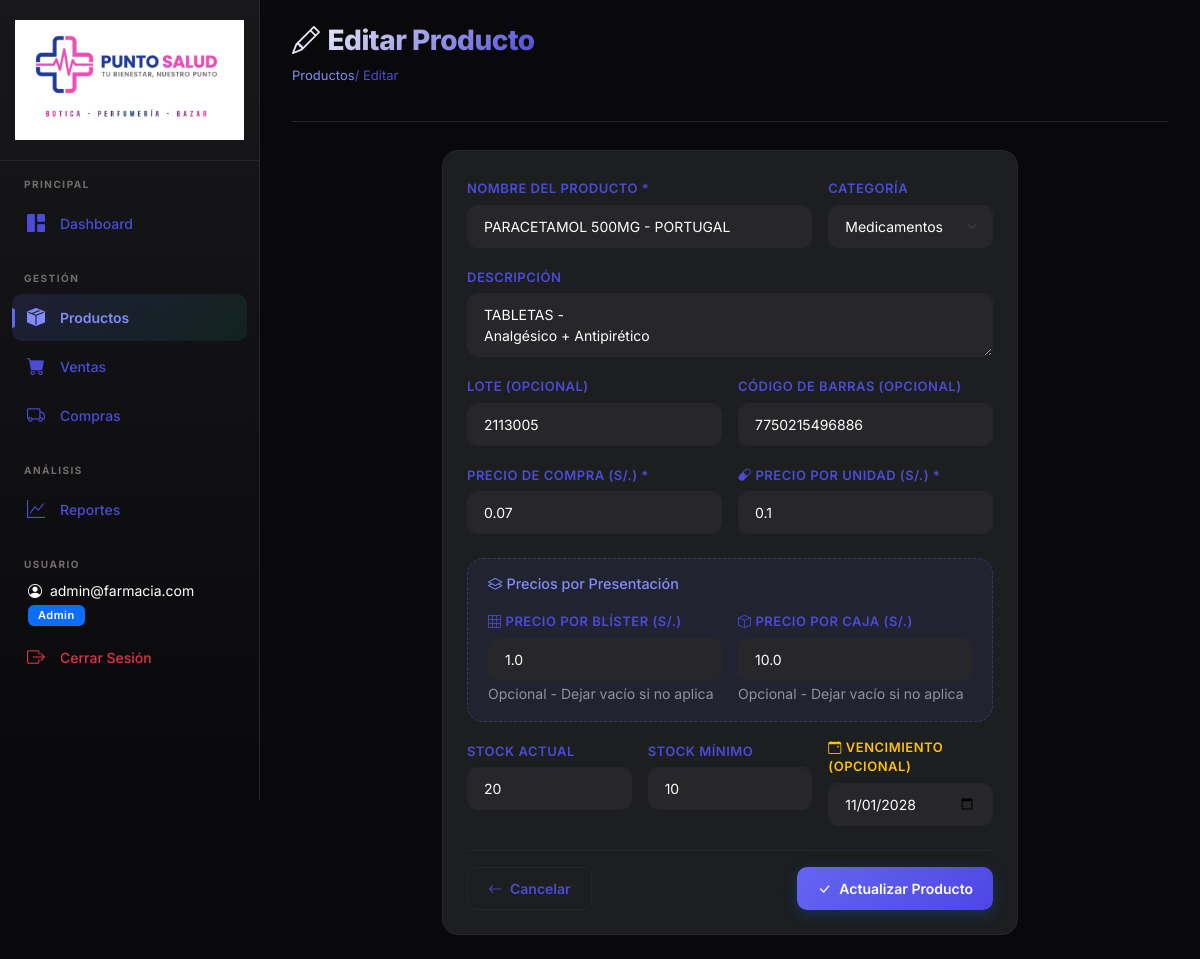
/productos/179/editar (signed in), run on an earlier commit of the app's database.
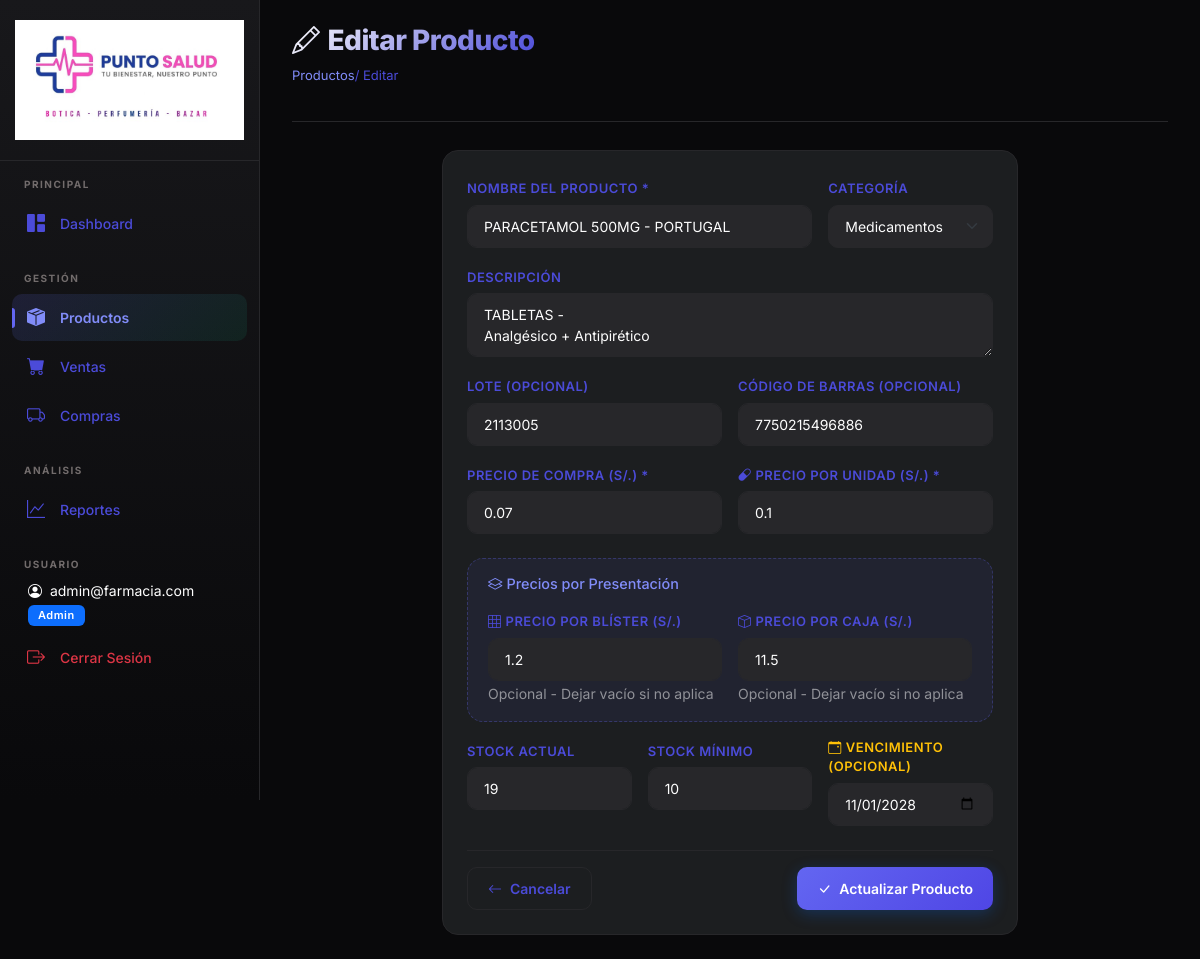
And on a later commit of the database.
### models.py (models this page shows, shortened)
class Usuario(UserMixin, db.Model):
    __tablename__ = 'usuarios'
    id = db.Column(db.Integer, primary_key=True)
    email = db.Column(db.String(120), unique=True, nullable=False)
    password_hash = db.Column(db.String(256), nullable=False)
    rol = db.Column(db.String(20), nullable=False, default='normal') # admin o normal
    fecha_creacion = db.Column(db.DateTime, default=datetime.now)
    @property
    def is_admin(self):
        return self.rol == 'admin'

class Producto(db.Model):
    __tablename__ = 'productos'
    id = db.Column(db.Integer, primary_key=True)
    nombre = db.Column(db.String(200), nullable=False)
    descripcion = db.Column(db.Text, nullable=True)
    categoria = db.Column(db.String(100), nullable=True, default='General')
    lote = db.Column(db.String(100), nullable=True)
    codigo_barras = db.Column(db.String(100), nullable=True, index=True)
    precio_compra = db.Column(db.Float, nullable=False, default=0.0)
    precio_venta = db.Column(db.Float, nullable=False, default=0.0)
    stock = db.Column(db.Integer, nullable=False, default=0)
    stock_minimo = db.Column(db.Integer, nullable=False, default=5)
    fecha_vencimiento = db.Column(db.Date, nullable=True)
    precio_blister = db.Column(db.Float, nullable=True, default=0.0)
    precio_caja = db.Column(db.Float, nullable=True, default=0.0)
    fecha_creacion = db.Column(db.DateTime, default=datetime.now)
    detalles_venta = db.relationship('DetalleVenta', backref='producto', lazy=True)
    detalles_compra = db.relationship('DetalleCompra', backref='producto', lazy=True)

### app.py (the view, shortened to what this page needs)
@app.route('/productos/<int:id>/editar', methods=['GET', 'POST'])
@login_required
def producto_editar(id):
    if not current_user.is_admin:
        flash('No tienes permisos para realizar esta acción.', 'danger')
        return redirect(url_for('productos_lista'))
    producto = Producto.query.get_or_404(id)
    return render_template('productos/formulario.html', producto=producto)

### templates/productos/formulario.html (shortened to what this page needs)
{% extends "base.html" %}
{% block content %}
<div class="page-header">
    <div>
        <h1><i class="bi bi-{{ 'pencil' if producto else 'plus-lg' }} me-2"></i>{{ 'Editar' if producto else 'Nuevo' }}
            Producto</h1>
        <span class="breadcrumb">
            <a href="{{ url_for('productos_lista') }}"
                style="color: var(--primary-light); text-decoration: none;">Productos</a>
            / {{ 'Editar' if producto else 'Nuevo' }}
        </span>
    </div>
</div>
<div class="row justify-content-center">
    <div class="col-md-8">
        <div class="card">
            <div class="card-body p-4">
                <form method="POST" id="form-producto">
                    <div class="row g-3">
                        <div class="col-md-8">
                            <label class="form-label">Nombre del Producto *</label>
                            <input type="text" name="nombre" class="form-control" required
                                value="{{ producto.nombre if producto else '' }}" placeholder="Ej: Paracetamol 500mg"
                                id="input-nombre">
                        </div>
                        <div class="col-md-4">
                            <label class="form-label">Categoría</label>
                            <select name="categoria" class="form-select" id="select-categoria">
                                {% set categorias = ['General', 'Medicamentos', 'Vitaminas', 'Higiene', 'Cuidado
                                Personal', 'Bebé', 'Primeros Auxilios', 'Equipos Médicos'] %}
                                {% for cat in categorias %}
                                <option value="{{ cat }}" {{ 'selected' if producto and producto.categoria==cat }}>{{
                                    cat }}</option>
                                {% endfor %}
                            </select>
                        </div>
                        <div class="col-12">
                            <label class="form-label">Descripción</label>
                            <textarea name="descripcion" class="form-control" rows="2"
                                placeholder="Descripción del producto (opcional)"
                                id="input-descripcion">{{ producto.descripcion if producto else '' }}</textarea>
                        </div>
                        <div class="col-md-6">
                            <label class="form-label">Lote (Opcional)</label>
                            <input type="text" name="lote" class="form-control"
                                value="{{ producto.lote if producto and producto.lote else '' }}"
                                placeholder="Ej: Lote ABC-1234" id="input-lote">
                        </div>
                        <div class="col-md-6">
                            <label class="form-label">Código de Barras (Opcional)</label>
                            <input type="text" name="codigo_barras" class="form-control"
                                value="{{ producto.codigo_barras if producto and producto.codigo_barras else '' }}"
                                placeholder="Ej: 775123456789" id="input-codigo-barras">
                        </div>
                        <div class="col-md-6">
                            <label class="form-label">Precio de Compra (S/.) *</label>
                            <input type="number" name="precio_compra" class="form-control" step="0.01" min="0" required
                                value="{{ producto.precio_compra if producto else '' }}" placeholder="0.00"
                                id="input-precio-compra">
                        </div>
                        <div class="col-md-6">
                            <label class="form-label" id="label-precio-venta">Precio de Venta (S/.) *</label>
                            <input type="number" name="precio_venta" class="form-control" step="0.01" min="0" required
                                value="{{ producto.precio_venta if producto else '' }}" placeholder="0.00"
                                id="input-precio-venta">
                        </div>
                        <div class="col-12" id="seccion-presentaciones" style="display: none;">
                            <div class="card mt-2" style="background: rgba(99, 102, 241, 0.08); border: 1px dashed rgba(99, 102, 241, 0.3);">
                                <div class="card-body py-3">
                                    <h6 class="mb-3" style="color: var(--primary-light); font-size: 0.9rem;">
                                        <i class="bi bi-layers me-1"></i>Precios por Presentación
                                    </h6>
                                    <div class="row g-3">
                                        <div class="col-md-6">
                                            <label class="form-label"><i class="bi bi-grid-3x3 me-1"></i>Precio por Blíster (S/.)</label>
                                            <input type="number" name="precio_blister" class="form-control" step="0.01" min="0"
                                                value="{{ producto.precio_blister if producto and producto.precio_blister else '' }}" placeholder="0.00"
                                                id="input-precio-blister">
                                            <small class="text-white-50">Opcional - Dejar vacío si no aplica</small>
                                        </div>
                                        <div class="col-md-6">
                                            <label class="form-label"><i class="bi bi-box me-1"></i>Precio por Caja (S/.)</label>
                                            <input type="number" name="precio_caja" class="form-control" step="0.01" min="0"
                                                value="{{ producto.precio_caja if producto and producto.precio_caja else '' }}" placeholder="0.00"
                                                id="input-precio-caja">
                                            <small class="text-white-50">Opcional - Dejar vacío si no aplica</small>
                                        </div>
                                    </div>
                                </div>
                            </div>
                        </div>
                        <div class="col-md-4">
                            <label class="form-label">Stock Actual</label>
                            <input type="number" name="stock" class="form-control" min="0"
                                value="{{ producto.stock if producto else 0 }}" id="input-stock">
                        </div>
                        <div class="col-md-4">
                            <label class="form-label">Stock Mínimo</label>
                            <input type="number" name="stock_minimo" class="form-control" min="0"
                                value="{{ producto.stock_minimo if producto else 5 }}" id="input-stock-minimo">
                        </div>
                        <div class="col-md-4">
                            <label class="form-label text-warning"><i class="bi bi-calendar-event me-1"></i>Vencimiento
                                (Opcional)</label>
                            <input type="date" name="fecha_vencimiento" class="form-control"
                                value="{{ producto.fecha_vencimiento.strftime('%Y-%m-%d') if producto and producto.fecha_vencimiento else '' }}"
                                id="input-fecha-vencimiento">
                        </div>
                    </div>
                    <div class="d-flex justify-content-between mt-4 pt-3"
                        style="border-top: 1px solid var(--border-color);">
                        <a href="{{ url_for('productos_lista') }}" class="btn btn-outline-light">
                            <i class="bi bi-arrow-left"></i> Cancelar
                        </a>
                        <button type="submit" class="btn btn-primary" id="btn-guardar-producto">
                            <i class="bi bi-check-lg"></i> {{ 'Actualizar' if producto else 'Guardar' }} Producto
                        </button>
                    </div>
                </form>
            </div>
        </div>
    </div>
</div>
{% endblock %}

### templates/base.html (shortened to what this page needs)
<!DOCTYPE html>
<html lang="es">
<head>
    <link href="https://cdn.jsdelivr.net/npm/bootstrap@5.3.2/dist/css/bootstrap.min.css" rel="stylesheet">
    <link href="https://cdn.jsdelivr.net/npm/bootstrap-icons@1.11.2/font/bootstrap-icons.min.css" rel="stylesheet">
    <link href="{{ url_for('static', filename='css/style.css') }}" rel="stylesheet">
</head>
<body>
    {% if current_user.is_authenticated %}
    <nav class="sidebar" id="sidebar">
        <div class="sidebar-brand" style="justify-content: center; padding: 20px 15px;">
            <img src="{{ url_for('static', filename='img/logo.png') }}" alt="Punto Salud" class="sidebar-logo">
        </div>
        <div class="sidebar-nav">
            <div class="nav-section">
                <div class="nav-section-title">Principal</div>
                <a href="{{ url_for('dashboard') }}"
                    class="nav-link {% if request.endpoint == 'dashboard' %}active{% endif %}" id="nav-dashboard">
                    <i class="bi bi-grid-1x2-fill"></i>
                    Dashboard
                </a>
            </div>
            <div class="nav-section">
                <div class="nav-section-title">Gestión</div>
                <a href="{{ url_for('productos_lista') }}"
                    class="nav-link {% if 'producto' in request.endpoint %}active{% endif %}" id="nav-productos">
                    <i class="bi bi-box-seam-fill"></i>
                    Productos
                </a>
                <a href="{{ url_for('ventas_lista') }}"
                    class="nav-link {% if 'venta' in request.endpoint %}active{% endif %}" id="nav-ventas">
                    <i class="bi bi-cart-fill"></i>
                    Ventas
                </a>
                <a href="{{ url_for('compras_lista') }}"
                    class="nav-link {% if 'compra' in request.endpoint %}active{% endif %}" id="nav-compras">
                    <i class="bi bi-truck"></i>
                    Compras
                </a>
            </div>
            <div class="nav-section">
                <div class="nav-section-title">Análisis</div>
                <a href="{{ url_for('reportes') }}"
                    class="nav-link {% if request.endpoint == 'reportes' %}active{% endif %}" id="nav-reportes">
                    <i class="bi bi-graph-up"></i>
                    Reportes
                </a>
            </div>
            <div class="nav-section">
                <div class="nav-section-title">Usuario</div>
                <div class="text-white small mb-2 px-3">
                    <i class="bi bi-person-circle me-1"></i> {{ current_user.email }}<br>
                    <span class="badge bg-{{ 'primary' if current_user.is_admin else 'secondary' }} mt-1">{{
                        current_user.rol|title }}</span>
                </div>
                <a href="{{ url_for('logout') }}" class="nav-link text-danger">
                    <i class="bi bi-box-arrow-right"></i>
                    Cerrar Sesión
                </a>
            </div>
        </div>
    </nav>
    {% endif %}
    <main class="main-content" >
        {% block content %}{% endblock %}
    </main>
</body>
</html>

What changed in the data, as far as the page shows it:
changed Producto "PARACETAMOL 500MG - PORTUGAL": precio_blister "1.0" → "1.2"; precio_caja "10.0" → "11.5"; stock "20" → "19"
